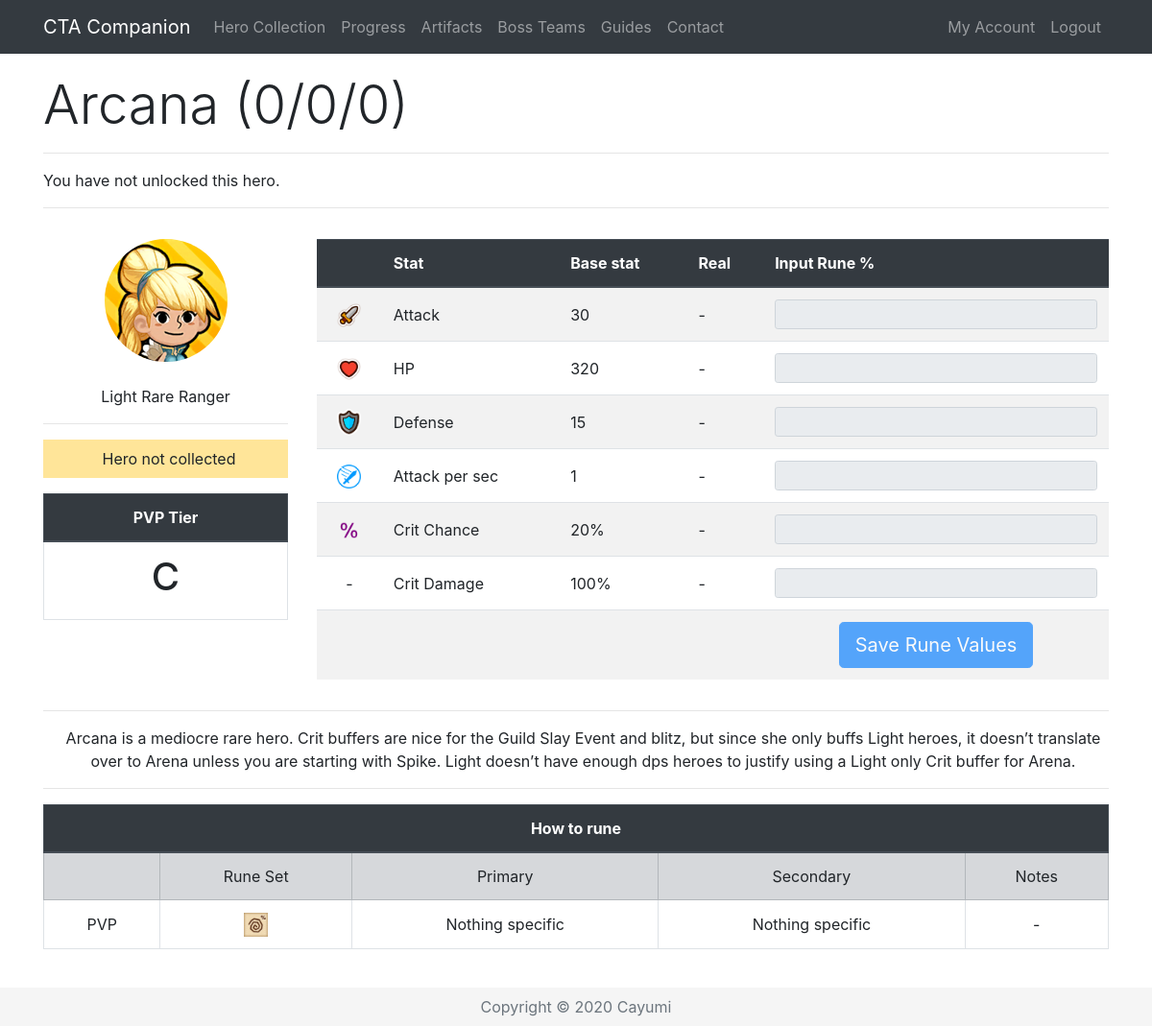
Screenshot of /Hero/4 (signed in) with the database file from the repository.
### app/models.py (models this page shows, shortened)
class Base(db.Model):
    id = db.Column(db.Integer, primary_key=True)
    name = db.Column(db.String(32), index=True, unique=True)
    nameSafe = db.Column(db.String(32), index=True, unique=True)
    job = db.Column(db.String(16), index=True)
    rarity = db.Column(db.String(16), index=True)
    element = db.Column(db.String(16), index=True)
    gender = db.Column(db.String(16), index=True)
    crusher = db.Column(db.Integer, index=True)
    fly = db.Column(db.Integer, index=True)
    blitz = db.Column(db.Integer, index=True)
    atk = db.Column(db.Integer, index=True)
    hp = db.Column(db.Integer, index=True)
    defense = db.Column(db.Integer, index=True)
    crit = db.Column(db.Integer, index=True)
    critDmg = db.Column(db.Integer, index=True)
    movespeed = db.Column(db.Integer, index=True)
    aps = db.Column(db.Integer, index=True)
    arange = db.Column(db.Integer, index=True)
    resistance = db.Column(db.Integer, index=True)
    frenzy = db.Column(db.Integer, index=True)
    dodge = db.Column(db.Integer, index=True)
    stun = db.Column(db.Integer, index=True)
    stunTime = db.Column(db.Integer, index=True)
    aoe = db.Column(db.Integer, index=True)
    ult = db.Column(db.Integer, index=True)
    kshp = db.Column(db.Integer, index=True)
    gold = db.Column(db.Integer, index=True)
    freeze = db.Column(db.Integer, index=True)
    freezeTime = db.Column(db.Integer, index=True)
    freezeDmg = db.Column(db.Integer, index=True)
    burn = db.Column(db.Integer, index=True)
    burnTime = db.Column(db.Integer, index=True)
    burnDmg = db.Column(db.Integer, index=True)
    poison = db.Column(db.Integer, index=True)
    poisonTime = db.Column(db.Integer, index=True)
    poisonDmg = db.Column(db.Integer, index=True)
    sp2 = db.Column(db.Integer, index=True)
    sp2num = db.Column(db.Integer, index=True)
    buffElement = db.Column(db.String(16), index=True)
    buffType = db.Column(db.Integer, index=True)
    buffStat = db.Column(db.String(16), index=True)
    buff = db.Column(db.Integer, index=True)
    heroes = db.relationship('Hero', backref='baseStats', lazy='dynamic')

class Hero(db.Model):
    id = db.Column(db.Integer, primary_key=True)
    level = db.Column(db.Integer, index=True)
    awaken = db.Column(db.Integer, index=True)
    wpn = db.Column(db.Integer, index=True)
    medals = db.Column(db.Integer, index=True)
    runedAtk = db.Column(db.Integer, index=True)
    runedHp = db.Column(db.Integer, index=True)
    runedDef = db.Column(db.Integer, index=True)
    runedAps = db.Column(db.Integer, index=True)
    runedCrit = db.Column(db.Integer, index=True)
    runedCritDmg = db.Column(db.Integer, index=True)
    user_id = db.Column(db.Integer, db.ForeignKey('user.id'))
    base_id = db.Column(db.Integer, db.ForeignKey('base.id'))
    def raidAtk(self, art, buff):
        runedAttack = self.runedAtk
        base = self.baseStats.atk
        level = self.level
        awaken = self.awaken
        atk = base * (2 ** (level - 1)) * (1.5 ** awaken)
        runedAtk = (atk + (atk * ((runedAttack+art) / 100))) * self.baseStats.crusher + atk * buff / 100
        return runedAtk

### app/routes.py (the view, shortened to what this page needs)
@app.route('/Hero/<heroid>', methods=["GET", "POST"])
@login_required
def hero(heroid):
    user = User.query.join(Hero).filter(Hero.id == heroid)
    selectedHero = Hero.query.get(heroid)
    if request.method == "GET":
        return render_template('hero.html', selectedHero=selectedHero, title=selectedHero.baseStats.name, user=user,
                               heroDict=heroDict)

### app/models.py (called while the page is built)
@login.user_loader
def load_user(id):
    return User.query.get(int(id))

### app/templates/hero.html (shortened to what this page needs)
{% extends "base.html" %}
{% block content %}
{% if user[0] == current_user %}
{% set current = selectedHero.baseStats.nameSafe %}
 <div class="row pt-3">
    <div class="col-lg-12">
      <h1 class="display-4">{{ selectedHero.baseStats.name }} ({{ selectedHero.level }}/{{ selectedHero.awaken }}/{{ selectedHero.wpn }}) </h1>
      <hr>
        {% if selectedHero.level > 0 %}
      <p class="instructions">
          {% for i in range(selectedHero.awaken) %}
          <img src="{{ url_for('static', filename='awaken.png') }}" width="30" alt="Awaken">
          {% endfor %}
          {%for i in range(selectedHero.level - selectedHero.awaken) %}
          <img src="{{ url_for('static', filename='star.png') }}" width="30" alt="Star">
          {% endfor %}
      </p>
        {% else %}
        <p class="instruction">You have not unlocked this hero.</p>
        {% endif %}
      <hr>
    </div>
 </div>
  <div class="row align-middle">
    <div class="col-lg-3 text-center align-middle pt-3">
        <img class="img-fluid rounded-circle" src="/static/{{selectedHero.baseStats.nameSafe}}.png" alt="{{selectedHero.baseStats.name}}"><br><br>
        {{ selectedHero.baseStats.element }} {{ selectedHero.baseStats.rarity }} {{ selectedHero.baseStats.job }}<hr>
        {% if selectedHero.level > 0 %}
        <p class="instructions {{selectedHero.baseStats.element}}{{selectedHero.baseStats.rarity}}"><b>DPS: {{ selectedHero.dpsSP2() }}</b></p>
        {% else %}
        <p class="instructions {{selectedHero.baseStats.element}}{{selectedHero.baseStats.rarity}}">Hero not collected</p>
        {% endif %}
        <table class="table table-bordered">
        <thead class="thead-dark">
        <tr>
            <th colspan="2">PVP Tier</th>
        </tr>
        </thead>
        <tr>
            <td><h1>
                {% if heroDict[current] %}
                {{ heroDict[current][4] }}
                {% else %}
                -
                {% endif %}
            </h1>
            </td>
        </tr>
    </table>
      </div>
      <div class="col lg-9 pt-3">
<form action="/Hero/{{ selectedHero.id }}" method="post" novalidate>
 <table class="table table-striped">
     <thead class="thead-dark">
          <tr>
              <th>&nbsp;</th>
              <th>Stat</th>
              <th>{% if selectedHero.level > 0 %}In-game{% else %}Base stat{% endif %}</th>
              <th>Real</th>
              <th>Input Rune %</th>
          </tr>
          </thead>
              <tr class="text-left">
                  <td class="align-middle text-center"><img src="{{ url_for('static', filename='atk.png') }}" width="25" alt="Attack"></td>
                  <td class="align-middle">Attack</td>
                  {% if selectedHero.level > 0 %}
                  <td class="align-middle">{{ selectedHero.displayStat(selectedHero.atk()) }}</td>
                  <td class="align-middle">{{ selectedHero.displayOther(selectedHero.atk()) }}</td>
                  <td><input type="text" maxlength="10" class="form-control form-control-sm" id="{{ selectedHero.id }}runedAtk" value="{{ selectedHero.runedAtk }}" name="{{ selectedHero.id }}runedAtk"></td>
                  {% else %}
                  <td class="align-middle">{{ selectedHero.baseStats.atk }}</td>
                  <td class="align-middle">-</td>
                  <td><input type="text" maxlength="10" class="form-control form-control-sm" disabled></td>
                  {% endif %}
              </tr>
              <tr class="text-left">
                  <td class="align-middle text-center"><img src="{{ url_for('static', filename='hp.png') }}" width="25" alt="HP"></td>
                  <td class="align-middle">HP</td>
                  {% if selectedHero.level > 0 %}
                  <td class="align-middle">{{ selectedHero.displayStat(selectedHero.hp()) }}</td>
                  <td class="align-middle">{{ selectedHero.displayOther(selectedHero.hp()) }}</td>
                  <td><input type="text" maxlength="10" class="form-control form-control-sm" id="{{ selectedHero.id }}runedHp" value="{{ selectedHero.runedHp }}" name="{{ selectedHero.id }}runedHp" onkeypress="return isNumber9(event)"></td>
                  {% else %}
                  <td class="align-middle">{{ selectedHero.baseStats.hp }}</td>
                  <td class="align-middle">-</td>
                  <td><input type="text" maxlength="10" class="form-control form-control-sm" disabled></td>
                  {% endif %}
              </tr>
              <tr class="text-left">
                  <td class="align-middle text-center"><img src="{{ url_for('static', filename='def.png') }}" width="25" alt="Defense"></td>
                  <td class="align-middle">Defense</td>
                  {% if selectedHero.level > 0 %}
                  <td class="align-middle">{{ selectedHero.displayStat(selectedHero.defense()) }}</td>
                  <td class="align-middle">{{ selectedHero.defense() }}</td>
                  <td><input type="text" maxlength="10" class="form-control form-control-sm" id="{{ selectedHero.id }}runedDef" value="{{ selectedHero.runedDef }}" name="{{ selectedHero.id }}runedDef" onkeypress="return isNumber9(event)"></td>
                  {% else %}
                  <td class="align-middle">{{ selectedHero.baseStats.defense }}</td>
                  <td class="align-middle">-</td>
                  <td><input type="text" maxlength="10" class="form-control form-control-sm" disabled></td>
                  {% endif %}
              </tr>
              <tr class="text-left">
                  <td class="align-middle text-center"><img src="{{ url_for('static', filename='aps.png') }}" width="25" alt="APS"></td>
                  <td class="align-middle">Attack per sec</td>
                  {% if selectedHero.level > 0 %}
                  <td class="align-middle">{{ selectedHero.aps()|round(2, 'common' ) }}</td>
                  <td class="align-middle">{{ selectedHero.aps() }}</td>
                  <td><input type="text" maxlength="10" class="form-control form-control-sm" id="{{ selectedHero.id }}runedAps" value="{{ selectedHero.runedAps }}" name="{{ selectedHero.id }}runedAps" onkeypress="return isNumber9(event)"></td>
                  {% else %}
                  <td class="align-middle">{{ selectedHero.baseStats.aps }}</td>
                  <td class="align-middle">-</td>
                  <td><input type="text" maxlength="10" class="form-control form-control-sm" disabled></td>
                  {% endif %}
              </tr>
                <tr class="text-left">
                  <td class="align-middle text-center"><img src="{{ url_for('static', filename='crit.png') }}" width="25" alt="Crit Chance"></td>
                  <td class="align-middle">Crit Chance</td>
                  {% if selectedHero.level > 0 %}
                  <td class="align-middle">{{ (selectedHero.crit()*100)|round|int }}%</td>
                  <td class="align-middle">{{ selectedHero.crit()*100 }}% </td>
                  <td><input type="text" maxlength="10" class="form-control form-control-sm" id="{{ selectedHero.id }}runedCrit" value="{{ selectedHero.runedCrit }}" name="{{ selectedHero.id }}runedCrit" onkeypress="return isNumber9(event)"></td>
                  {% else %}
                  <td class="align-middle">{{ selectedHero.baseStats.crit }}%</td>
                  <td class="align-middle">-</td>
                  <td><input type="text" maxlength="10" class="form-control form-control-sm" disabled></td>
                  {% endif %}
                </tr>
              <tr class="text-left">
                  <td class="align-middle text-center">-</td>
                  <td class="align-middle">Crit Damage</td>
                  {% if selectedHero.level > 0 %}
                  <td class="align-middle">{{ ((selectedHero.critDmg())*100)|round|int }}%</td>
                  <td class="align-middle">{{ (selectedHero.critDmg()*100)|round(2, 'common') }}%</td>
                  <td><input type="text" maxlength="10" class="form-control form-control-sm" id="{{ selectedHero.id }}runedCritDmg" value="{{ selectedHero.runedCritDmg }}" name="{{ selectedHero.id }}runedCritDmg" onkeypress="return isNumber9(event)"></td>
                  {% else %}
                  <td class="align-middle">{{ selectedHero.baseStats.critDmg }}%</td>
                  <td class="align-middle">-</td>
                  <td><input type="text" maxlength="10" class="form-control form-control-sm" disabled></td>
                  {% endif %}
              </tr>
     <tr class="text-center">
                  <td>&nbsp;</td>
                  <td>&nbsp;</td>
                  <td>&nbsp;</td>
                  <td>&nbsp;</td>
                  {% if selectedHero.level > 0 %}
                  <td><button class="btn btn-primary btn-lg" type="submit">Save Rune Values</button></td>
                  {% else %}
                  <td><button class="btn btn-primary btn-lg" type="submit" disabled>Save Rune Values</button></td>
                  {% endif %}
              </tr>
          </table>
</form>
    </div>
      </div>
{% if heroDict[current] %}
<div class="row">
    <div class="col-lg-12 text-center">
        <hr>
        <p class="instructions">{{ heroDict[current][5] }}</p>
        <hr>
    </div>
</div>
<div class="row">
    <div class="col-lg-12 text-center">
      <table class="table table-bordered">
          <thead class="thead-dark">
          <tr>
              <th colspan="5">How to rune</th>
          </tr>
          </thead>
          <tr class="table-secondary align-middle">
              <td>&nbsp;</td>
              <td width="18%">Rune Set</td>
              <td>Primary</td>
              <td>Secondary</td>
              <td>Notes</td>
          </tr>
          <tr class="align-middle">
              <td class="align-middle">PVP</td>
              <td class="align-middle">
                  {% for i in heroDict[current][0] %}
                  <img class="img-fluid" src="/static/{{i}}.png" alt="{{i}}" name="{{i}}" width="25">
                  {% endfor %}
              </td>
              <td class="align-middle">{{ heroDict[current][1] }}</td>
              <td class="align-middle">{{ heroDict[current][2] }}</td>
              <td class="align-middle">{{ heroDict[current][3] }}</td>
          </tr>
      </table>
    </div>
</div>
{% endif %}
<br>
{% endif %}
{% endblock %}

### app/static/style.css (style rules this page uses)
.LightRare { background-color: #FFE599; padding: 8px; }
.instructions { padding-left: 15px; }

### app/templates/base.html (style rules this page uses)
html { position: relative; min-height: 100%; }
body { margin-bottom: 40px; }

### rows the page displays
Base: baseStats.name "Arcana", baseStats.nameSafe (picture), baseStats.element "Light", baseStats.rarity "Rare", baseStats.job "Ranger", nameSafe "C", baseStats.atk "30", baseStats.hp "320", baseStats.defense "15", baseStats.aps "1", baseStats.crit "20", baseStats.critDmg "100", nameSafe "Arcana is a mediocre rare hero. Crit buffers are nice for the Guild Slay Event and blitz, but since she only buffs Light heroes, it doesn’t translate over to Arena unless you are starting with Spike. Light doesn’t have enough dps heroes to justify using a Light only Crit buffer for Arena.", nameSafe "Nothing specific", nameSafe "-"
Hero: level "0", awaken "0", wpn "0"
